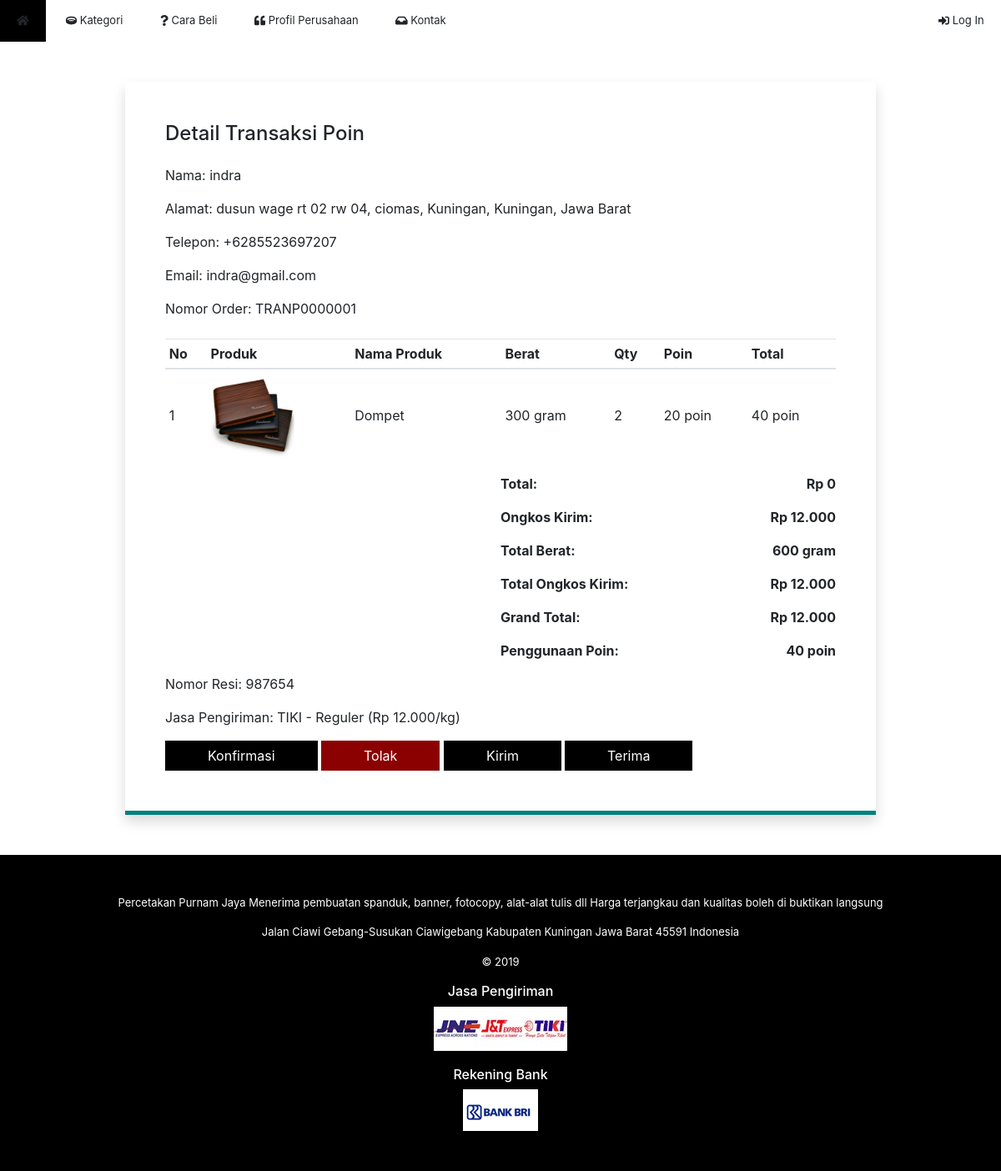
/halaman/detail_pembayaran_poin.php?id=TRANP0000001, run on the app's committed database.
### tables this page shows
CREATE TABLE `konsumen` (
  `idKonsumen` int(11) NOT NULL,
  `username` varchar(50) NOT NULL,
  `password` varchar(50) NOT NULL,
  `hakAkses` varchar(50) NOT NULL,
  `nama` varchar(50) NOT NULL,
  `gender` varchar(2) NOT NULL,
  `ttl` date NOT NULL,
  `email` varchar(50) NOT NULL,
  `alamat` varchar(50) NOT NULL,
  `desa` varchar(50) NOT NULL,
  `kec` varchar(50) NOT NULL,
  `kab` varchar(50) NOT NULL,
  `provinsi` varchar(50) NOT NULL,
  `noHp` varchar(15) NOT NULL,
  `poin` int(11) NOT NULL
);

CREATE TABLE `transaksipoin` (
  `idTransaksiPoin` int(11) NOT NULL,
  `kdTransaksiPoin` varchar(50) NOT NULL,
  `idKonsumen` varchar(50) NOT NULL,
  `tanggal` date NOT NULL,
  `jam` time NOT NULL,
  `idOngkir` int(11) NOT NULL,
  `idKurir` int(11) NOT NULL,
  `alamat` varchar(50) NOT NULL,
  `desa` varchar(50) NOT NULL,
  `kec` varchar(50) NOT NULL,
  `kab` varchar(50) NOT NULL,
  `prov` varchar(50) NOT NULL,
  `pembayaran` int(11) NOT NULL,
  `noResi` int(11) NOT NULL,
  `buktiLampiran` text NOT NULL,
  `status` varchar(40) NOT NULL
);

CREATE TABLE `detailtransaksipoin` (
  `idDetailTransaksiPoin` int(11) NOT NULL,
  `kdTransaksiPoin` varchar(50) NOT NULL,
  `idKonsumen` varchar(50) NOT NULL,
  `idProduk` int(11) NOT NULL,
  `poin` int(11) NOT NULL,
  `qty` int(11) NOT NULL,
  `jumlah` int(11) NOT NULL
);

CREATE TABLE `produkpoin` (
  `idProdukPoin` int(11) NOT NULL,
  `idKategori` int(11) NOT NULL,
  `namaProduk` varchar(50) NOT NULL,
  `deskripsi` text NOT NULL,
  `berat` int(11) NOT NULL,
  `stok` int(11) NOT NULL,
  `jumlahPoin` int(11) NOT NULL,
  `gambar` text NOT NULL
);

CREATE TABLE `ongkir` (
  `idOngkir` int(11) NOT NULL,
  `idKurir` int(11) NOT NULL,
  `idOK` int(11) NOT NULL,
  `ongkir` int(11) NOT NULL,
  `kec` varchar(50) NOT NULL,
  `kab` varchar(50) NOT NULL,
  `prov` varchar(50) NOT NULL
);

CREATE TABLE `kurir` (
  `idKurir` int(11) NOT NULL,
  `namaKurir` varchar(50) NOT NULL
);

CREATE TABLE `ongkirkurir` (
  `idOK` int(11) NOT NULL,
  `idKurir` int(11) NOT NULL,
  `namaOngkir` varchar(50) NOT NULL
);

### include/_koneksi.php (called while the page is built, shortened)
<?php
function konversiBerat($berat) {
	if ($berat >= 1000) {
		$berat = $berat / 1000;
		$satuan = "kg";
	} else
		$satuan = "gram";
	return str_replace(".", ",", "$berat $satuan");
}
?>

### halaman/detail_pembayaran_poin.php (the view, shortened to what this page needs)
<?php
include("../include/_koneksi.php");
$id = $_GET["id"];
$query = mysqli_query($conn, "SELECT * FROM transaksipoin WHERE kdTransaksiPoin='$id'");
$data = mysqli_fetch_assoc($query);
$idKonsumen = $data["idKonsumen"];
$idKurir = $data["idKurir"];
$idOngkir = $data["idOngkir"];
$alamat = "$data[alamat], $data[desa], $data[kec], $data[kab], $data[prov]";
$noResi = $data["noResi"];
$query = mysqli_query($conn, "SELECT * FROM ongkir INNER JOIN ongkirkurir ON ongkir.idOK=ongkirkurir.idOK WHERE idOngkir='$idOngkir'");
if (mysqli_num_rows($query) > 0) {
	$data = mysqli_fetch_assoc($query);
	$ongkosKirim = $data["ongkir"];
	$namaOngkir = $data["namaOngkir"];
} else {
	$ongkosKirim = 0;
	$namaOngkir = "-";
}
$query = mysqli_query($conn, "SELECT * FROM kurir WHERE idKurir='$idKurir'");
if (mysqli_num_rows($query) > 0) {
	$data = mysqli_fetch_assoc($query);
	$namaKurir = $data["namaKurir"];
} else
	$namaKurir = "-";
?>
<!DOCTYPE html>
<html lang="en">
<head>
  <link rel="stylesheet" href="../css/bootstrap.css">
  <link rel="stylesheet" href="../css/font-awesome.css">
  <link rel="stylesheet" href="../css/style.css">
</head>
<body>
	<div class="container-fluid px-0">
		<?php include("_menu.php"); ?>
		<div class="konten">
			<div class="rounded-top bg-white shadow p-5 mx-auto my-5" style="width: 75%; border-bottom: 5px solid teal;">
				<h4 class="mb-4">Detail Transaksi Poin</h4>
				<?php
				$query = mysqli_query($conn, "SELECT * FROM konsumen WHERE username='$idKonsumen'");
				$data = mysqli_fetch_assoc($query);
				?>
				<p>Nama: <?php echo $data["nama"]; ?></p>
				<p>Alamat: <?php echo $alamat; ?></p>
				<p>Telepon: +62<?php echo $data["noHp"]; ?></p>
				<p>Email: <?php echo $data["email"]; ?></p>
				<p>Nomor Order: <?php echo $id; ?></p>
				<div class="table-responsive-lg mt-4">
					<table class="table table-sm">
						<thead>
							<tr>
								<th>No</th>
								<th>Produk</th>
								<th>Nama Produk</th>
								<th>Berat</th>
								<th>Qty</th>
								<th>Poin</th>
								<th>Total</th>
							</tr>
						</thead>
						<tbody>
							<?php
							$query = mysqli_query($conn, "SELECT * FROM detailtransaksipoin INNER JOIN produkPoin ON detailtransaksipoin.idProduk=produkPoin.idProdukPoin WHERE kdTransaksiPoin='$id' ORDER BY idDetailTransaksiPoin");
							$no = 1;
							$totalPoin = 0;
							$totalBerat = 0;
							while ($data = mysqli_fetch_assoc($query)) {
								$berat = $data["berat"] * $data["qty"];
								$totalPoin += $data["jumlah"];
								$totalBerat += $berat;
								echo "<tr>
								<td>$no</td>
								<td><img style='width: 100px; height: 100px; object-fit: cover;' src='$data[gambar]'></td>
								<td>$data[namaProduk]</td>
								<td>" . konversiBerat($data["berat"]) . "</td>
								<td>$data[qty]</td>
								<td>" . number_format($data["jumlahPoin"], 0, ".", ".") . " poin</td>
								<td>" . number_format($data["jumlah"], 0, ".", ".") . " poin</td>
								</tr>";
								$no++;
							}
							$totalOngkir = ceil($totalBerat / 1000) * $ongkosKirim;
							$grandTotal = $totalOngkir;
							?>
						</tbody>
					</table>
				</div>
				<div class="clearfix">
					<div class="float-right font-weight-bold" style="width: 50%;">
						<p>Total: <span class="float-right" id="totalHarga">Rp 0</span></p>
						<p>Ongkos Kirim: <span class="float-right" id="ongkosKirim">Rp <?php echo number_format($ongkosKirim, 0, ".", "."); ?></span></p>
						<p>Total Berat: <span class="float-right" id="totalBerat"><?php echo konversiBerat($totalBerat); ?></span></p>
						<p>Total Ongkos Kirim: <span class="float-right" id="totalOngkir">Rp <?php echo number_format($totalOngkir, 0, ".", "."); ?></span></p>
						<p>Grand Total: <span class="float-right" id="grandTotal">Rp <?php echo number_format($grandTotal, 0, ".", "."); ?></span></p>
						<p>Penggunaan Poin: <span class="float-right" id="gunaPoin"><?php echo $totalPoin; ?> poin</span></p>
					</div>
				</div>
				<p>Nomor Resi: <?php echo $noResi; ?></p>
				<p>Jasa Pengiriman: <?php echo "$namaKurir - $namaOngkir (Rp " . number_format($ongkosKirim, 0, ".", ".") . "/kg)"; ?></p>
				<div class="row">
					<div class="col">
						<button type="button" class="tombol tombol-teal" id="tombolKonfirmasi" <?php echo $hiddenKonfirmasi; ?>>Konfirmasi</button>
						<button type="button" class="tombol tombol-red" id="tombolTolak" <?php echo $hiddenTolak; ?>>Tolak</button>
						<button type="button" class="tombol tombol-teal" id="tombolKirim" <?php echo $hiddenKirim; ?>>Kirim</button>
						<button type="button" class="tombol tombol-teal" id="tombolTerima" <?php echo $hiddenTerima; ?>>Terima</button>
					</div>
				</div>
			</div>
		</div>
		<?php include("_footer.php"); ?>
	</div>
</body>
</html>

### css/style.css (style rules this page uses)
body { background:url(../gambar/bg2.png) repeat; }
.tombol { cursor: pointer; display: inline-block; font-weight: 400; text-align: center; white-space: nowrap; vertical-align: middle; -webkit-user-select: none; -moz-user-select: none; -ms-user-select: none; user-select: none; border: 1px solid transparent; padding: 5px 50px; font-size: 1rem; line-height: 1.5; -webkit-transform: perspective(1px) translateZ(0); transform: perspective(1px) translateZ(0); box-shadow: 0 0 1px rgba(0, 0, 0, 0); -webkit-transition-duration: 0.5s; transition-duration: 0.5s; }
.tombol-teal { background-color: black; color: white; }
.tombol-red { background-color: darkred; color: white; }
.table thead tr th, .table tbody tr td { vertical-align: middle; }

### data on the page
konsumen: nama "indra", noHp "85523697207", email "indra@gmail.com"
transaksipoin: alamat "dusun wage rt 02 rw 04, ciomas, Kuningan, Kuningan, Jawa Barat", noResi "987654"
detailtransaksipoin: produkpoin.gambar (picture), produkpoin.namaProduk "Dompet", produkpoin.berat "300 gram", qty "2", produkpoin.jumlahPoin "20", jumlah "40"
ongkir: ongkir "12.000", ongkirkurir.namaOngkir "Reguler"
kurir: namaKurir "TIKI"

### other printed values
$id "TRANP0000001"
konversiBerat($totalBerat) "600 gram"
$totalPoin "40"
